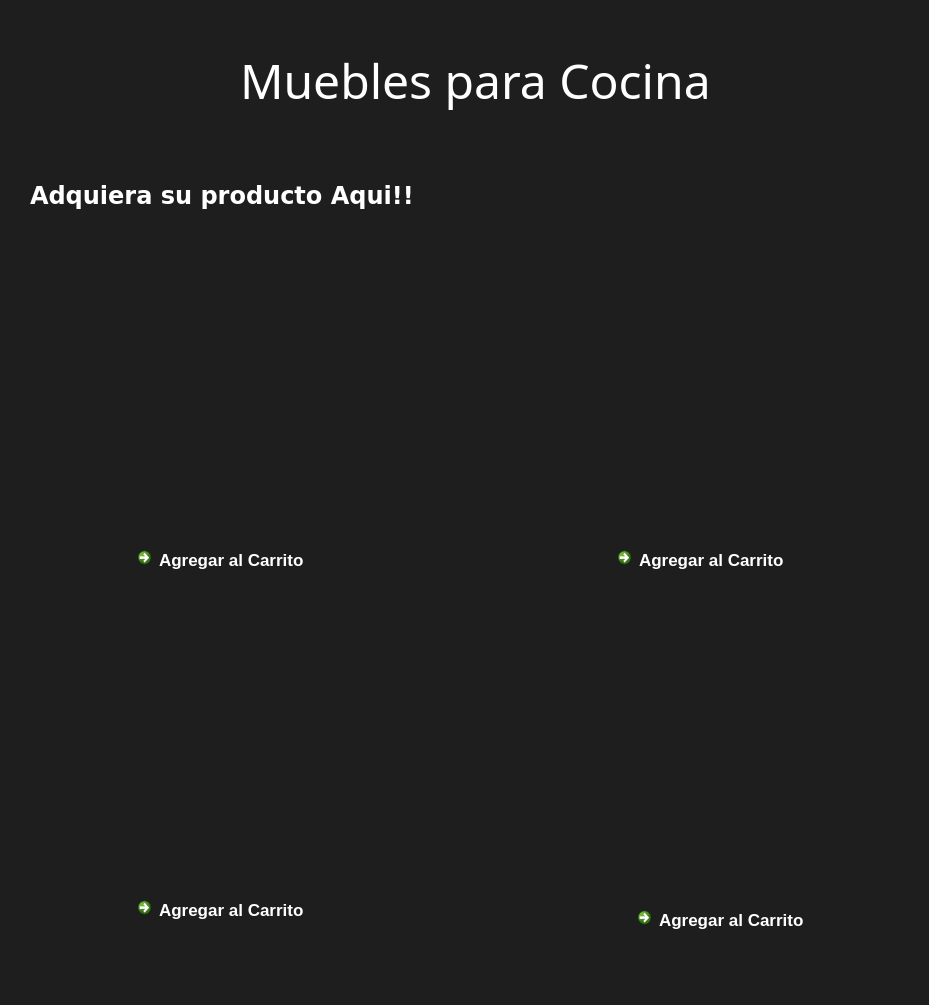
<?xml version="1.0" encoding="UTF-8"?>
<ui version="4.0">
 <class>MueblesCocina</class>
 <widget class="QDialog" name="MueblesCocina">
  <property name="geometry">
   <rect>
    <x>0</x>
    <y>0</y>
    <width>929</width>
    <height>1005</height>
   </rect>
  </property>
  <property name="windowTitle">
   <string>Dialog</string>
  </property>
  <property name="styleSheet">
   <string notr="true">	#MueblesCocina{
	
	background-color: rgb(30, 30, 30);
	}

	#label, #label_2{
		
	color: rgb(255, 255, 255);
	
		
	}
	#commandLinkButton,#commandLinkButton_2,#commandLinkButton_3,#commandLinkButton_4{
		
	
	gridline-color: rgb(0, 255, 0);
	
	color: rgb(255, 255, 255);
	
	selection-color: rgb(85, 255, 0);
	}</string>
  </property>
  <widget class="QLabel" name="label">
   <property name="geometry">
    <rect>
     <x>240</x>
     <y>50</y>
     <width>491</width>
     <height>61</height>
    </rect>
   </property>
   <property name="font">
    <font>
     <family>Matura MT Script Capitals</family>
     <pointsize>36</pointsize>
    </font>
   </property>
   <property name="text">
    <string>Muebles para Cocina</string>
   </property>
  </widget>
  <widget class="QLabel" name="label_2">
   <property name="geometry">
    <rect>
     <x>30</x>
     <y>170</y>
     <width>381</width>
     <height>51</height>
    </rect>
   </property>
   <property name="font">
    <font>
     <family>Verdana</family>
     <pointsize>18</pointsize>
     <weight>75</weight>
     <bold>true</bold>
    </font>
   </property>
   <property name="text">
    <string>Adquiera su producto Aqui!!</string>
   </property>
  </widget>
  <widget class="QLabel" name="label_3">
   <property name="geometry">
    <rect>
     <x>20</x>
     <y>240</y>
     <width>401</width>
     <height>301</height>
    </rect>
   </property>
   <property name="text">
    <string/>
   </property>
   <property name="pixmap">
    <pixmap>../../../Downloads/1.0/Imagenes/cocina1.jpg</pixmap>
   </property>
  </widget>
  <widget class="QLabel" name="label_4">
   <property name="geometry">
    <rect>
     <x>20</x>
     <y>600</y>
     <width>401</width>
     <height>291</height>
    </rect>
   </property>
   <property name="text">
    <string/>
   </property>
   <property name="pixmap">
    <pixmap>../../../Downloads/1.0/Imagenes/cocina2.jpg</pixmap>
   </property>
  </widget>
  <widget class="QLabel" name="label_5">
   <property name="geometry">
    <rect>
     <x>500</x>
     <y>230</y>
     <width>401</width>
     <height>311</height>
    </rect>
   </property>
   <property name="text">
    <string/>
   </property>
   <property name="pixmap">
    <pixmap>../../../Downloads/1.0/Imagenes/cocina3.jpg</pixmap>
   </property>
  </widget>
  <widget class="QLabel" name="label_6">
   <property name="geometry">
    <rect>
     <x>500</x>
     <y>600</y>
     <width>401</width>
     <height>301</height>
    </rect>
   </property>
   <property name="text">
    <string/>
   </property>
   <property name="pixmap">
    <pixmap>../../../Downloads/1.0/Imagenes/cocina4.jpg</pixmap>
   </property>
  </widget>
  <widget class="QCommandLinkButton" name="commandLinkButton">
   <property name="geometry">
    <rect>
     <x>130</x>
     <y>540</y>
     <width>191</width>
     <height>41</height>
    </rect>
   </property>
   <property name="font">
    <font>
     <family>Segoe UI</family>
     <pointsize>13</pointsize>
    </font>
   </property>
   <property name="text">
    <string>Agregar al Carrito</string>
   </property>
  </widget>
  <widget class="QCommandLinkButton" name="commandLinkButton_2">
   <property name="geometry">
    <rect>
     <x>610</x>
     <y>540</y>
     <width>191</width>
     <height>41</height>
    </rect>
   </property>
   <property name="font">
    <font>
     <family>Segoe UI</family>
     <pointsize>13</pointsize>
    </font>
   </property>
   <property name="text">
    <string>Agregar al Carrito</string>
   </property>
  </widget>
  <widget class="QCommandLinkButton" name="commandLinkButton_3">
   <property name="geometry">
    <rect>
     <x>130</x>
     <y>890</y>
     <width>191</width>
     <height>41</height>
    </rect>
   </property>
   <property name="font">
    <font>
     <family>Segoe UI</family>
     <pointsize>13</pointsize>
     <weight>75</weight>
     <bold>true</bold>
    </font>
   </property>
   <property name="text">
    <string>Agregar al Carrito</string>
   </property>
  </widget>
  <widget class="QCommandLinkButton" name="commandLinkButton_4">
   <property name="geometry">
    <rect>
     <x>630</x>
     <y>900</y>
     <width>191</width>
     <height>41</height>
    </rect>
   </property>
   <property name="font">
    <font>
     <family>Segoe UI</family>
     <pointsize>13</pointsize>
    </font>
   </property>
   <property name="text">
    <string>Agregar al Carrito</string>
   </property>
  </widget>
 </widget>
 <resources/>
 <connections/>
</ui>
